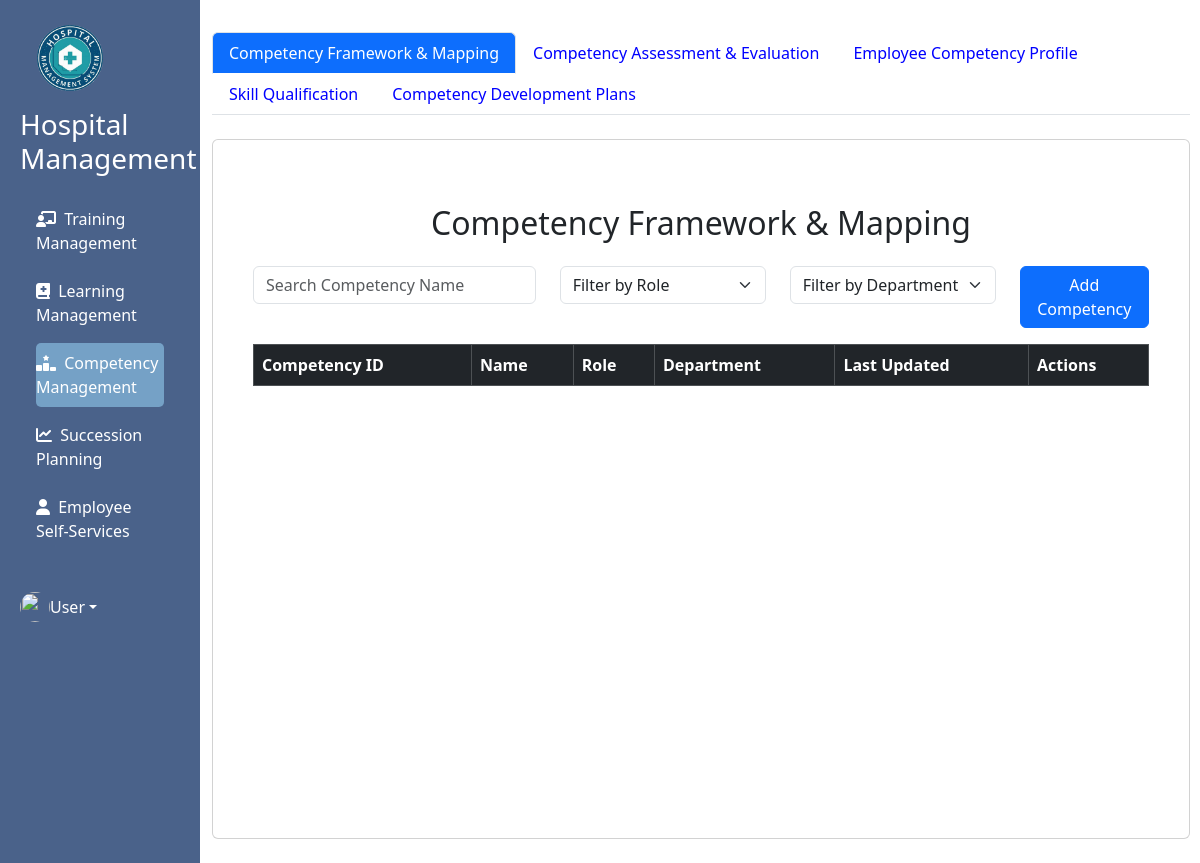
Before: /hr_2/admin/competency/competency.php with the older database file.
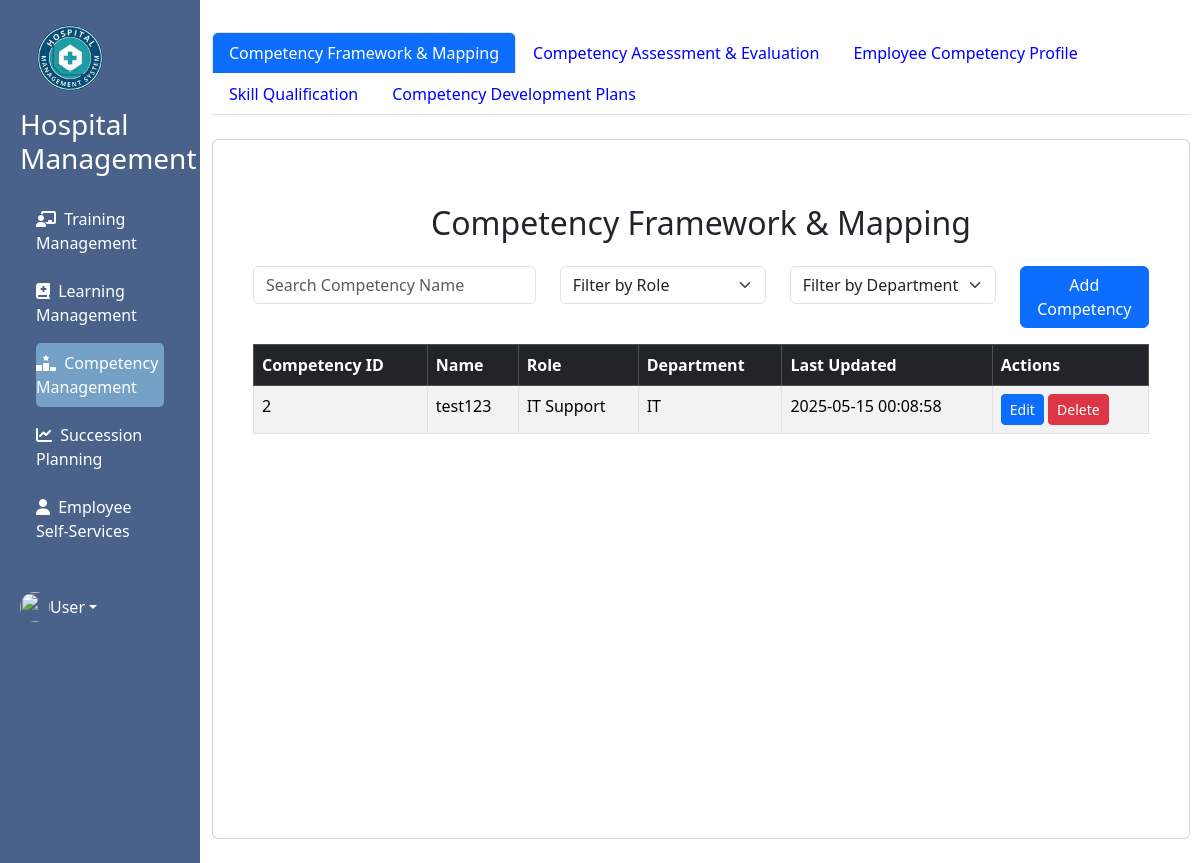
After: the same page with the newer database file.
### tables this page shows
CREATE TABLE `competency_framework` (
  `COMPETENCY_ID` int(11) NOT NULL,
  `NAME` varbinary(45) DEFAULT NULL,
  `ROLE` varbinary(45) DEFAULT NULL,
  `DEPARTMENT` varbinary(45) DEFAULT NULL,
  `LASTUPDATE` timestamp NULL DEFAULT current_timestamp() ON UPDATE current_timestamp(),
  `DESCRIPTION` blob DEFAULT NULL
);

### hr_2/admin/competency/competency.php (the view, shortened to what the changed rows need)
<?php
require_once("../../../phpcon/conn.php");
?>
<!DOCTYPE html>
<html lang="en">
<head>
    <link href="https://cdn.jsdelivr.net/npm/bootstrap@5.3.3/dist/css/bootstrap.min.css" rel="stylesheet">
    <link rel="stylesheet" href="https://cdnjs.cloudflare.com/ajax/libs/font-awesome/5.15.3/css/all.min.css" />
    <link rel="stylesheet" href="https://cdnjs.cloudflare.com/ajax/libs/font-awesome/6.5.2/css/all.min.css" />
    <link rel="stylesheet" href="https://site-assets.fontawesome.com/releases/v6.5.2/css/all.css" />
    <link href='https://unpkg.com/boxicons@2.1.4/css/boxicons.min.css' rel='stylesheet'>
    <link href="https://cdn.jsdelivr.net/npm/fullcalendar@6.1.9/main.min.css" rel="stylesheet" />
    <link rel="stylesheet" href="../../../tm.css?v=4.0">
</head>
<body>
<div class="container-fluid">
    <div class="row flex-nowrap">
        <div class="col main-content py-4">
            <div class="row">
                <div class="col">
                <div class="card" style="height: 700px; overflow: hidden;">
  <div class="card-content" style="height: 100%;">
    <div class="card-body" style="height: 100%; display: flex; flex-direction: column;">
      <div class="container" style="flex: 1; overflow: hidden;">
<div class="tab-content" id="pills-tabContent">
  <div class="tab-pane fade show active" id="pillsCFM" role="tabpanel" >
        <div style="overflow-y: auto; height: 100%;">
        <div class="container mt-5">
  <h2 class="text-center mb-4">Competency Framework & Mapping</h2>
  <table class="table table-bordered table-striped">
    <thead class="table-dark">
      <tr>
        <th>Competency ID</th>
        <th>Name</th>
        <th>Role</th>
        <th>Department</th>
        <th>Last Updated</th>
        <th>Actions</th>
      </tr>
    </thead>
    <tbody>
      <?php
      $competencyfwquery="SELECT * FROM competency_framework";
      $competencyfwresult =$connection->query($competencyfwquery);
      ?>
      <?php while ($cfw=$competencyfwresult->fetch_assoc()):?>
      <tr>
      <td><?php echo htmlspecialchars($cfw['COMPETENCY_ID']); ?></td>
      <td><?php echo htmlspecialchars($cfw['NAME']); ?></td>
      <td><?php echo htmlspecialchars($cfw['ROLE']); ?></td>
      <td><?php echo htmlspecialchars($cfw['DEPARTMENT']); ?></td>
      <td><?php echo htmlspecialchars($cfw['LASTUPDATE']); ?></td>
      <td>
  <button class="btn btn-sm btn-primary" data-bs-toggle="modal" data-bs-target="#editCF<?php echo $cfw['COMPETENCY_ID']; ?>">Edit</button>
  <form action="deleteCompetencyFW.php" method="post" style="display:inline-block;" onsubmit="return confirm('Are you sure to delete this competency?');">
    <button type="submit" class="btn btn-sm btn-danger">Delete</button>
  </form>
</td>
      </tr>
    </tbody>
    <?php endwhile;?>
  </table>
</div>
        </div>
      </div>
         </div>
           </div>
    </div>
  </div>
</div>
                    </div>
                </div>
  </div>
</div>
            </div>
</body>
</html>

Changed rows visible on the page:
added competency_framework: COMPETENCY_ID "2", NAME "test123", ROLE "IT Support", DEPARTMENT "IT", LASTUPDATE "2025-05-15 00:08:58"
